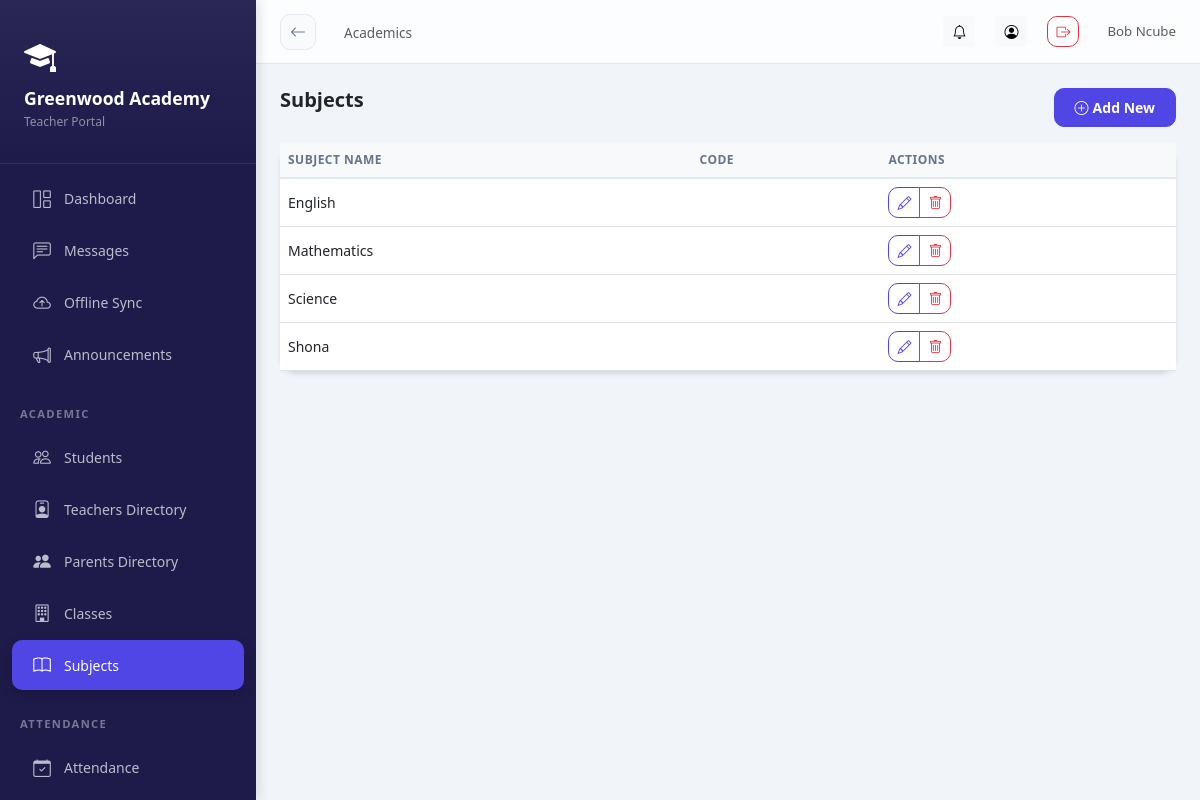
The page /academics/subjects/ (signed in) on the database its author committed.
### schools/models.py (models this page shows, shortened)
class School(models.Model):
    STATUS_CHOICES = [
        ('pending', 'Pending Approval'),
        ('active', 'Active'),
        ('suspended', 'Suspended'),
        ('rejected', 'Rejected'),
    ]
    name = models.CharField(max_length=200)
    subdomain = models.CharField(max_length=50, unique=True, db_index=True)
    email = models.EmailField()
    phone = models.CharField(max_length=20, blank=True)
    address = models.TextField(blank=True)
    logo = models.ImageField(upload_to='school_logos/', blank=True, null=True)
    theme_color = models.CharField(max_length=7, default='#4F46E5', help_text='Hex color code')
    motto = models.CharField(max_length=200, blank=True)
    status = models.CharField(max_length=20, choices=STATUS_CHOICES, default='pending')
    is_demo = models.BooleanField(default=False)
    created_at = models.DateTimeField(auto_now_add=True)
    updated_at = models.DateTimeField(auto_now=True)
    is_deleted = models.BooleanField(default=False)
    parent_registration_enabled = models.BooleanField(default=True)
    registration_token = models.CharField(max_length=100, unique=True, blank=True, null=True)
    subscription_active = models.BooleanField(default=False)
    subscription_expires = models.DateTimeField(null=True, blank=True)
    class Meta:
        ordering = ['-created_at']

class SchoolUser(SyncBaseModel):
    ROLE_CHOICES = [
        ('headmaster', 'Headmaster'),
        ('admin', 'School Admin'),
        ('teacher', 'Teacher'),
        ('student', 'Student'),
        ('parent', 'Parent'),
    ]
    user = models.ForeignKey(User, on_delete=models.CASCADE, related_name='school_memberships')
    school = models.ForeignKey(School, on_delete=models.CASCADE, related_name='members', db_index=True)
    role = models.CharField(max_length=20, choices=ROLE_CHOICES, db_index=True)
    is_active = models.BooleanField(default=True, db_index=True)
    signature = models.ImageField(upload_to='signatures/', blank=True, null=True)
    class Meta:
        unique_together = ['user', 'school']

### academics/models.py (models this page shows)
class Subject(SyncBaseModel):
    school = models.ForeignKey(School, on_delete=models.CASCADE, related_name='subjects')
    name = models.CharField(max_length=100)
    code = models.CharField(max_length=20, blank=True)
    description = models.TextField(blank=True)
    objects = TenantManager()
    all_objects = models.Manager()
    class Meta:
        ordering = ['name']
    def __str__(self):
        return f"{self.name} - {self.school.name}"

### academics/views.py (the view)
# urls.py: path('subjects/', views.SubjectListView.as_view(), name='subject_list'),
@method_decorator(login_required, name='dispatch')
class SubjectListView(ListView):
    model = Subject
    template_name = 'academics/subject_list.html'
    context_object_name = 'subjects'
    def get_queryset(self):
        return Subject.objects.filter(school=self.request.school)

### core/models.py (called while the page is built)
    def get_queryset(self):
        queryset = super().get_queryset()
        school = get_current_school()
        if school:
            return queryset.filter(school=school)
        return queryset

### schools/context_processors.py (called while the page is built)
def school_context(request):
    school = getattr(request, 'school', None)
    school_role = ''
    if school and request.user.is_authenticated:
        try:
            su = SchoolUser.objects.get(user=request.user, school=school, is_active=True)
            school_role = su.role
        except SchoolUser.DoesNotExist:
            pass
    return {
        'current_school': school,
        'school_role': school_role,
    }

### academics/templates/academics/subject_list.html (shortened to what this page needs)
{% extends 'base_dashboard.html' %}
{% block page_title %}Academics{% endblock %}
{% block content %}
<div class="d-flex justify-content-between mb-3">
<h5 class="fw-bold mb-0">{% if 'list' in 'subject_list' %}{% if 'year' in 'subject_list' %}Academic Years{% elif 'level' in 'subject_list' %}Class Levels{% elif 'subject' in 'subject_list' %}Subjects{% elif 'section' in 'subject_list' %}Class Sections{% elif 'assignment' in 'subject_list' %}Teacher Assignments{% endif %}{% else %}{% if 'year' in 'subject_list' %}Add Academic Year{% elif 'level' in 'subject_list' %}Add Class Level{% elif 'subject' in 'subject_list' %}Add Subject{% elif 'section' in 'subject_list' %}Add Class Section{% elif 'assignment' in 'subject_list' %}Add Assignment{% else %}Form{% endif %}{% endif %}</h5>
{% if 'list' in 'subject_list' %}<a href="{% if 'year' in 'subject_list' %}{% url 'academics:academic_year_add' %}{% elif 'level' in 'subject_list' %}{% url 'academics:class_level_add' %}{% elif 'subject' in 'subject_list' %}{% url 'academics:subject_add' %}{% elif 'section' in 'subject_list' %}{% url 'academics:class_section_add' %}{% elif 'assignment' in 'subject_list' %}{% url 'academics:teacher_assignment_add' %}{% endif %}" class="btn btn-primary btn-sm"><i class="bi bi-plus-circle me-1"></i>Add New</a>{% endif %}
</div>
{% if 'list' in 'subject_list' %}
<div class="card"><div class="table-responsive"><table class="table table-hover mb-0">
<thead class="table-light"><tr><th>Subject Name</th><th>Code</th><th>Actions</th></tr></thead>
<tbody>
{% for obj in subjects %}
<tr>
  <td>{{ obj.name }}</td>
  <td>{{ obj.code }}</td>
  <td>
    <div class="btn-group btn-group-sm">
        <a href="{% url 'academics:subject_edit' obj.pk %}" class="btn btn-outline-primary" title="Edit">
          <i class="bi bi-pencil"></i>
        </a>
        <a href="{% url 'academics:subject_delete' obj.pk %}" class="btn btn-outline-danger" onclick="return confirm('Delete {{ obj }}?');" title="Delete">
          <i class="bi bi-trash"></i>
        </a>
    </div>
  </td>
</tr>
{% empty %}<tr><td colspan="3" class="text-center py-4 text-muted">No subjects yet.</td></tr>
{% endfor %}
</tbody>
</table></div></div>
{% endif %}
{% endblock %}

### templates/base_dashboard.html (shortened to what this page needs)
<!DOCTYPE html>
<html lang="en">
<head>
<link rel="stylesheet" href="https://cdn.jsdelivr.net/npm/bootstrap@5.3.0/dist/css/bootstrap.min.css">
<link rel="stylesheet" href="https://cdn.jsdelivr.net/npm/bootstrap-icons@1.11.0/font/bootstrap-icons.css">
<link href="https://cdn.jsdelivr.net/npm/tom-select@2.2.2/dist/css/tom-select.bootstrap5.css" rel="stylesheet">
</head>
<body>
<div class="sidebar" id="sidebar">
  <div class="sidebar-brand">
    {% if current_school.logo %}
      <img src="{{ current_school.logo.url }}" alt="{{ current_school.name }}" class="rounded">
  {% else %}
    <i class="bi bi-mortarboard-fill text-white mb-2 d-block" style="font-size: 2rem;"></i>
  {% endif %}
  <h5>{{ current_school.name|default:"AcademiaLink" }}</h5>
  <small>{{ school_role|title }} Portal</small>
  </div>
  <nav class="py-2">
    <a href="{% url 'analytics:dashboard' %}" class="nav-link {% if request.path == '/analytics/dashboard/' %}active{% endif %}">
      <i class="bi bi-grid-1x2"></i> Dashboard
    </a>
    <a href="{% url 'messaging:list' %}" class="nav-link {% if 'messages' in request.path %}active{% endif %}">
      <i class="bi bi-chat-left-text"></i> Messages
    </a>
    <a href="{% url 'offline_sync' %}" class="nav-link {% if request.resolver_match.url_name == 'offline_sync' %}active{% endif %}">
      <i class="bi bi-cloud-arrow-up"></i>
      <span>Offline Sync</span>
    </a>
    <a href="{% url 'notifications:announcements' %}" class="nav-link {% if 'announcements' in request.path %}active{% endif %}">
      <i class="bi bi-megaphone"></i> Announcements
    </a>
    {% if school_role in 'headmaster,teacher' %}
    <div class="nav-section">Academic</div>
    <a href="{% url 'academics:student_list' %}" class="nav-link {% if 'students' in request.path %}active{% endif %}">
      <i class="bi bi-people"></i> Students
    </a>
    {% if school_role in 'headmaster,teacher,admin' %}
    <a href="{% url 'academics:teacher_list' %}" class="nav-link {% if 'teachers' in request.path %}active{% endif %}">
      <i class="bi bi-person-badge"></i> Teachers Directory
    </a>
    <a href="{% url 'academics:parent_list' %}" class="nav-link {% if 'parents' in request.path %}active{% endif %}">
      <i class="bi bi-people-fill"></i> Parents Directory
    </a>
    {% endif %}
    <a href="{% url 'academics:class_section_list' %}" class="nav-link {% if 'sections' in request.path %}active{% endif %}">
      <i class="bi bi-building"></i> Classes
    </a>
    <a href="{% url 'academics:subject_list' %}" class="nav-link {% if 'subjects' in request.path %}active{% endif %}">
      <i class="bi bi-book"></i> Subjects
    </a>
    <div class="nav-section">Attendance</div>
    <a href="{% url 'attendance:home' %}" class="nav-link {% if 'attendance' in request.path %}active{% endif %}">
      <i class="bi bi-calendar-check"></i> Attendance
    </a>
    <div class="nav-section">Results</div>
    {% endif %}
  </nav>
</div>
<div class="main-content">
  <div class="topbar">
    <div class="topbar-left">
      <a href="javascript:history.back()" class="btn-back d-none d-md-flex" id="global-back-btn" title="Go Back">
        <i class="bi bi-arrow-left"></i>
      </a>
      <nav aria-label="breadcrumb" class="d-none d-md-block">
        <span class="text-muted" style="font-size:.85rem;">{% block page_title %}{% endblock %}</span>
      </nav>
    </div>
    <div class="topbar-right">
        <a href="{% url 'notifications:list' %}" class="btn btn-sm btn-light position-relative" title="Notifications">
        <i class="bi bi-bell"></i>
      </a>
      <a href="{% url 'accounts:profile' %}" class="btn btn-sm btn-light" title="Profile">
        <i class="bi bi-person-circle"></i>
      </a>
      <a href="{% url 'accounts:logout' %}" class="btn btn-sm btn-outline-danger" title="Logout">
        <i class="bi bi-box-arrow-right"></i>
      </a>
      <span class="text-muted d-none d-md-inline-block ms-2" style="font-size:.83rem;">
        {{ user.get_full_name|default:user.username }}
      </span>
    </div>
  </div>
  <div class="page-content">
    {% block content %}{% endblock %}
  </div>
</div>
</body>
</html>

### rows shown on the page
School: name "Greenwood Academy"
SchoolUser: role "Teacher"
Subject: name "English"
Subject: name "Mathematics"
Subject: name "Science"
Subject: name "Shona"

### other values the page prints
{{ user.get_full_name|default:user.username }} "Bob Ncube"
